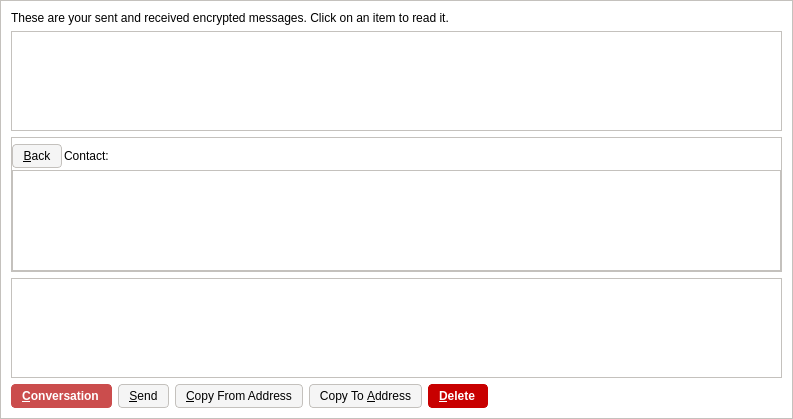
<?xml version="1.0" encoding="UTF-8"?>
<ui version="4.0">
 <class>MessagePage</class>
 <widget class="QWidget" name="MessagePage">
  <property name="geometry">
   <rect>
    <x>0</x>
    <y>0</y>
    <width>793</width>
    <height>419</height>
   </rect>
  </property>
  <property name="windowTitle">
   <string>Address Book</string>
  </property>
  <property name="styleSheet">
   <string notr="true">background-color: rgb(255, 255, 255);
border: 1px solid #c4c1bd;</string>
  </property>
  <layout class="QVBoxLayout" name="verticalLayout_2">
   <item>
    <widget class="QLabel" name="labelExplanation">
     <property name="styleSheet">
      <string notr="true">border: 0;</string>
     </property>
     <property name="text">
      <string>These are your sent and received encrypted messages. Click on an item to read it.</string>
     </property>
     <property name="textFormat">
      <enum>Qt::PlainText</enum>
     </property>
     <property name="wordWrap">
      <bool>true</bool>
     </property>
    </widget>
   </item>
   <item>
    <widget class="QTableView" name="tableView">
     <property name="contextMenuPolicy">
      <enum>Qt::CustomContextMenu</enum>
     </property>
     <property name="toolTip">
      <string>Click on a message to view it</string>
     </property>
     <property name="tabKeyNavigation">
      <bool>false</bool>
     </property>
     <property name="alternatingRowColors">
      <bool>true</bool>
     </property>
     <property name="selectionMode">
      <enum>QAbstractItemView::SingleSelection</enum>
     </property>
     <property name="selectionBehavior">
      <enum>QAbstractItemView::SelectRows</enum>
     </property>
     <property name="sortingEnabled">
      <bool>true</bool>
     </property>
     <attribute name="verticalHeaderVisible">
      <bool>false</bool>
     </attribute>
    </widget>
   </item>
   <item>
    <layout class="QVBoxLayout" name="verticalLayout">
     <item>
      <widget class="QGroupBox" name="messageDetails">
       <property name="title">
        <string/>
       </property>
       <layout class="QVBoxLayout" name="verticalLayout_4">
        <property name="spacing">
         <number>2</number>
        </property>
        <property name="leftMargin">
         <number>0</number>
        </property>
        <property name="topMargin">
         <number>6</number>
        </property>
        <property name="rightMargin">
         <number>0</number>
        </property>
        <property name="bottomMargin">
         <number>0</number>
        </property>
        <item>
         <layout class="QHBoxLayout" name="horizontalLayout_3">
          <item>
           <widget class="QPushButton" name="backButton">
            <property name="styleSheet">
             <string notr="true">background-color: rgb(245, 245, 245);
border-radius: 4px;
border: 1px solid #c4c1bd;
font-weight: 400;
padding: 4px;
padding-left: 10px;
padding-right: 10px;
icon-size: 0;</string>
            </property>
            <property name="text">
             <string>&amp;Back</string>
            </property>
            <property name="icon">
             <iconset resource="../bitcoin.qrc">
              <normaloff>:/icons/quit</normaloff>:/icons/quit</iconset>
            </property>
           </widget>
          </item>
          <item>
           <widget class="QLabel" name="labelContact">
            <property name="styleSheet">
             <string notr="true">border: 0;</string>
            </property>
            <property name="text">
             <string>Contact:</string>
            </property>
           </widget>
          </item>
          <item>
           <widget class="QLabel" name="contactLabel">
            <property name="styleSheet">
             <string notr="true">border: 0;</string>
            </property>
            <property name="text">
             <string/>
            </property>
           </widget>
          </item>
          <item>
           <spacer name="horizontalSpacer_3">
            <property name="orientation">
             <enum>Qt::Horizontal</enum>
            </property>
            <property name="sizeHint" stdset="0">
             <size>
              <width>40</width>
              <height>20</height>
             </size>
            </property>
           </spacer>
          </item>
         </layout>
        </item>
        <item>
         <widget class="QListView" name="listConversation">
          <property name="styleSheet">
           <string notr="true">#listConversation { color: #000000; }</string>
          </property>
         </widget>
        </item>
        <item>
         <layout class="QVBoxLayout" name="verticalLayout_3"/>
        </item>
       </layout>
      </widget>
     </item>
     <item>
      <widget class="MRichTextEdit" name="messageEdit" native="true">
       <property name="minimumSize">
        <size>
         <width>0</width>
         <height>100</height>
        </size>
       </property>
      </widget>
     </item>
     <item>
      <layout class="QHBoxLayout" name="horizontalLayout">
       <item>
        <widget class="QPushButton" name="newButton">
         <property name="styleSheet">
          <string notr="true">background-color: rgb(203, 77, 77);
color: rgb(255, 255, 255);
border-radius: 4px;
border-color:  rgb(203, 77, 77);
font-weight: 600;
padding: 4px;
padding-left: 10px;
padding-right: 12px;
icon-size: 0;</string>
         </property>
         <property name="text">
          <string>&amp;Conversation</string>
         </property>
         <property name="icon">
          <iconset resource="../bitcoin.qrc">
           <normaloff>:/icons/add</normaloff>:/icons/add</iconset>
         </property>
        </widget>
       </item>
       <item>
        <widget class="QPushButton" name="sendButton">
         <property name="toolTip">
          <string>Sign a message to prove you own a Ragnarok address</string>
         </property>
         <property name="styleSheet">
          <string notr="true">background-color: rgb(245, 245, 245);
border-radius: 4px;
border: 1px solid #c4c1bd;
font-weight: 400;
padding: 4px;
padding-left: 10px;
padding-right: 10px;
icon-size: 0;</string>
         </property>
         <property name="text">
          <string>&amp;Send</string>
         </property>
         <property name="icon">
          <iconset resource="../bitcoin.qrc">
           <normaloff>:/icons/send</normaloff>:/icons/send</iconset>
         </property>
        </widget>
       </item>
       <item>
        <widget class="QPushButton" name="copyFromAddressButton">
         <property name="toolTip">
          <string>Copy the currently selected address to the system clipboard</string>
         </property>
         <property name="styleSheet">
          <string notr="true">background-color: rgb(245, 245, 245);
border-radius: 4px;
border: 1px solid #c4c1bd;
font-weight: 400;
padding: 4px;
padding-left: 10px;
padding-right: 10px;
icon-size: 0;</string>
         </property>
         <property name="text">
          <string>&amp;Copy From Address</string>
         </property>
         <property name="icon">
          <iconset resource="../bitcoin.qrc">
           <normaloff>:/icons/editcopy</normaloff>:/icons/editcopy</iconset>
         </property>
        </widget>
       </item>
       <item>
        <widget class="QPushButton" name="copyToAddressButton">
         <property name="toolTip">
          <string>Copy the currently selected address to the system clipboard</string>
         </property>
         <property name="styleSheet">
          <string notr="true">background-color: rgb(245, 245, 245);
border-radius: 4px;
border: 1px solid #c4c1bd;
font-weight: 400;
padding: 4px;
padding-left: 10px;
padding-right: 10px;
icon-size: 0;</string>
         </property>
         <property name="text">
          <string>Copy To &amp;Address</string>
         </property>
         <property name="icon">
          <iconset resource="../bitcoin.qrc">
           <normaloff>:/icons/editcopy</normaloff>:/icons/editcopy</iconset>
         </property>
        </widget>
       </item>
       <item>
        <widget class="QPushButton" name="deleteButton">
         <property name="toolTip">
          <string>Delete the currently selected address from the list</string>
         </property>
         <property name="styleSheet">
          <string notr="true">background-color: #c80000;
color: rgb(255, 255, 255);
border-radius: 4px;
border-color:  #c80000;
font-weight: 600;
padding: 4px;
padding-left: 10px;
padding-right: 12px;
icon-size: 0;</string>
         </property>
         <property name="text">
          <string>&amp;Delete</string>
         </property>
         <property name="icon">
          <iconset resource="../bitcoin.qrc">
           <normaloff>:/icons/remove</normaloff>:/icons/remove</iconset>
         </property>
        </widget>
       </item>
       <item>
        <spacer name="horizontalSpacer">
         <property name="orientation">
          <enum>Qt::Horizontal</enum>
         </property>
         <property name="sizeHint" stdset="0">
          <size>
           <width>40</width>
           <height>20</height>
          </size>
         </property>
        </spacer>
       </item>
      </layout>
     </item>
    </layout>
   </item>
  </layout>
 </widget>
 <customwidgets>
  <customwidget>
   <class>MRichTextEdit</class>
   <extends>QWidget</extends>
   <header>mrichtextedit.h</header>
   <container>1</container>
  </customwidget>
 </customwidgets>
 <resources>
  <include location="../bitcoin.qrc"/>
 </resources>
 <connections/>
</ui>
